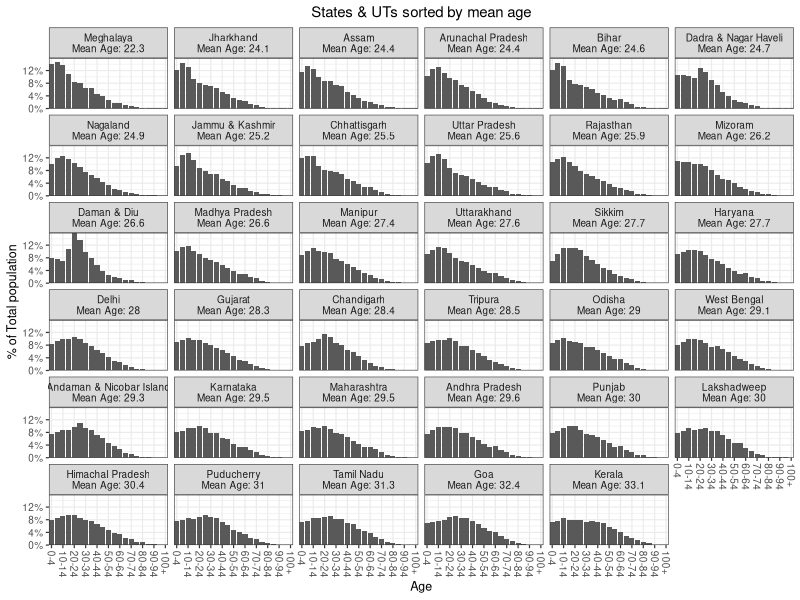
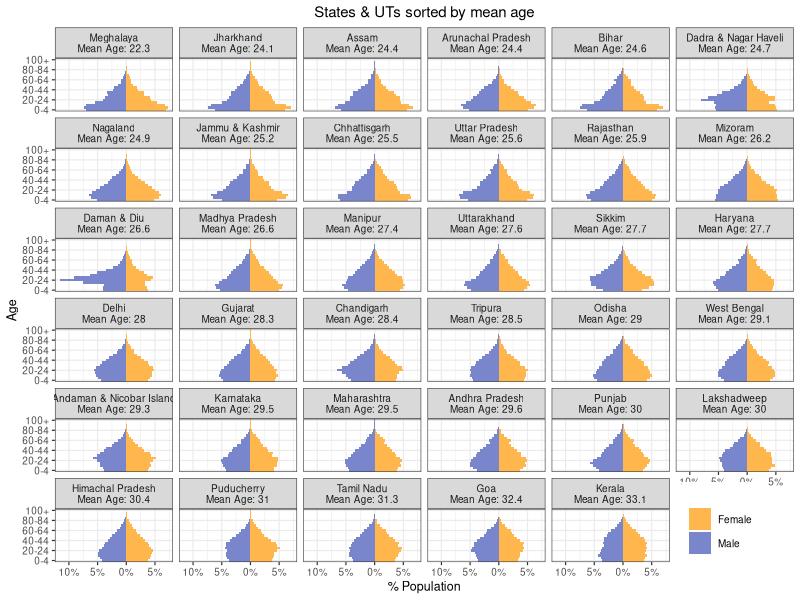

The R source for these figures, in order: (Note: this script raises an error after producing the figures.)
library(ggplot2)
library(magrittr)
library(dplyr)
library(stringr)
library(tidyr)
library(svglite)
library(scales)
library(e1071)  

base_data <- readr::read_csv('all_states_data.csv')

# remove 'INDIA' data
base_data <- base_data %>% filter(!(state %in% 'INDIA'))

base_data %>% 
  filter(!(age %in% c('Age not stated', 'All ages'))) %>% 
  mutate(age = ifelse(age %in% '100+', 101, age)) %>% 
  mutate(age = age %>% as.numeric) %>% 
  mutate(age = cut(age,
                   breaks = seq(from = 0, to = 105, by = 5),
                   include.lowest = TRUE, right = FALSE)) %>% 
  select(state, age, total_males, total_persons) %>% 
  group_by(state, age) %>% 
  summarise(total_males = sum(total_males),
            total_persons = sum(total_persons)) %>% 
  ungroup %>% 
  mutate(total_females = total_persons - total_males) -> 
  summarised_data

age_levels <- summarised_data$age %>% levels
age_labels <- summarised_data$age %>%
  levels %>% 
  str_replace_all(fixed('['), '') %>% 
  str_replace_all(fixed(')'), '') %>% 
  str_replace_all(fixed(']'), '') %>% 
  str_split_fixed(',', 2) %>% 
  as_data_frame %>% 
  mutate(V1 = as.numeric(V1),
         V2 = as.numeric(V2) - 1) %>% 
  mutate(ans = paste0(V1, '-' , V2)) %>% 
  extract2('ans')
age_labels[21] <- '100+'
summarised_data$age <- factor(as.character(summarised_data$age), age_levels, age_labels, ordered = TRUE)

mean_rank <- base_data %>% 
  filter(!(age %in% c('Age not stated', 'All ages'))) %>% 
  mutate(age = ifelse(age %in% '100+', 100, age)) %>% 
  mutate(age = age %>% as.numeric) %>% 
  group_by(state) %>% 
  summarise(mean_age = sum(age*total_persons)/sum(total_persons)) %>% 
  ungroup %>% 
  arrange(mean_age)

library(gganimate)

state_names <- mean_rank$state %>% 
  sapply(. %>% 
           tolower %>% 
           gsub(x = .,
                pattern = "\\b([[:alpha:]])([[:alpha:]]+)",
                replacement = "\\U\\1\\L\\2",
                perl = TRUE)) %>% 
  ifelse(. == 'Nct Of Delhi', 'Delhi', .) %>% 
  unname

state_names <- state_names %>% paste0('\n', "Mean Age: ", mean_rank$mean_age %>% round(1))

toplot <- summarised_data %>% 
  select(state, age, total_persons) %>% 
  mutate(state = factor(state, levels = mean_rank$state, ordered = TRUE, labels = state_names)) %>% 
  mutate(rank = as.numeric(state)) %>% 
  group_by(state) %>% 
  mutate(total_persons = total_persons/sum(total_persons)) %>% 
  ungroup %>% 
  arrange(state, age)

gg <- ggplot(toplot) + 
  geom_bar(aes(x = age, y = total_persons), stat = 'identity') +
  facet_wrap(~state) +
  coord_cartesian(expand = FALSE) +
  theme_bw(base_size = 9) +
  theme(axis.text.x = element_text(angle = -90, vjust = 0.5, hjust = 0),
        plot.title = element_text(hjust = 0.5)) +
  ylab('% of Total population') +
  xlab('Age') + 
  scale_y_continuous(labels = function(breaks) breaks %>% multiply_by(100) %>% round(digits = 0) %>% paste0('%')) +
  scale_x_discrete(breaks = levels(toplot$age)[seq(from = 1, to = 21, by = 2)],
                   labels = levels(toplot$age)[seq(from = 1, to = 21, by = 2)]) +
  ggtitle('States & UTs sorted by mean age')

svglite('states-sorted-mean-age.svg')
print(gg)
dev.off()

toplot <- summarised_data %>% 
  mutate(state = factor(state, levels = mean_rank$state, ordered = TRUE, labels = state_names)) %>% 
  group_by(state) %>% 
  mutate(total_males   = total_males/sum(total_persons),
         total_females = total_females/sum(total_persons)) %>% 
  ungroup %>% 
  select(-total_persons) %>% 
  gather(key = 'var', value = 'val', -state, -age) %>% 
  arrange(state, age)

gg <- toplot %>% 
  mutate(val = ifelse(var %in% 'total_males', -val, val)) %>% 
  ggplot() +
  geom_bar(aes(x = age, y = val, fill = var),  stat = 'identity', width = 1) +
  scale_fill_manual(values = c(total_males = '#7986CB', total_females = '#FFB74D'),
                    labels = c(total_males = 'Male',    total_females = 'Female'),
                    name = '') +
  coord_flip() +
  facet_wrap(~state) +
  scale_y_continuous(labels = function(breaks) breaks %>% multiply_by(100) %>% abs %>% round(digits = 0) %>% paste0('%')) +
  scale_x_discrete(breaks = levels(toplot$age)[seq(from = 1, to = 21, by = 4)],
                   labels = levels(toplot$age)[seq(from = 1, to = 21, by = 4)]) +
  theme_bw(base_size = 9) +
  theme(plot.title = element_text(hjust = 0.5),
        legend.position = c(0.9, 0.08),
        legend.direction = 'vertical') +
  ylab('% Population') +
  xlab('Age') +
  ggtitle('States & UTs sorted by mean age')

svglite('states-sorted-mean-age2.svg')
print(gg)
dev.off()

p <- ggplot(toplot, aes(x = age, y = total_persons, frame = rank)) + 
  geom_bar(stat = 'identity', position = "identity", fill = '#66BB6A') +
  coord_cartesian(expand = FALSE, ylim = c(0, max(toplot$total_persons))) +
  theme_bw() +
  theme(axis.text.x = element_text(angle = -90, vjust = 0.5, hjust = 0),
        plot.title = element_text(hjust = 0.5)) +
  ylab('% of Total population') +
  xlab('Age') + 
  geom_label(aes(y = 0.16, x = 20, label = state), vjust = "inward", hjust = "inward", color = '#66BB6A', label.size = 0, size = 7) +
  scale_y_continuous(labels = function(breaks) breaks %>% multiply_by(100) %>% round(digits = 0) %>% paste0('%'))

gganimate(p, "output.html", cumulative = TRUE, title_frame = FALSE)
